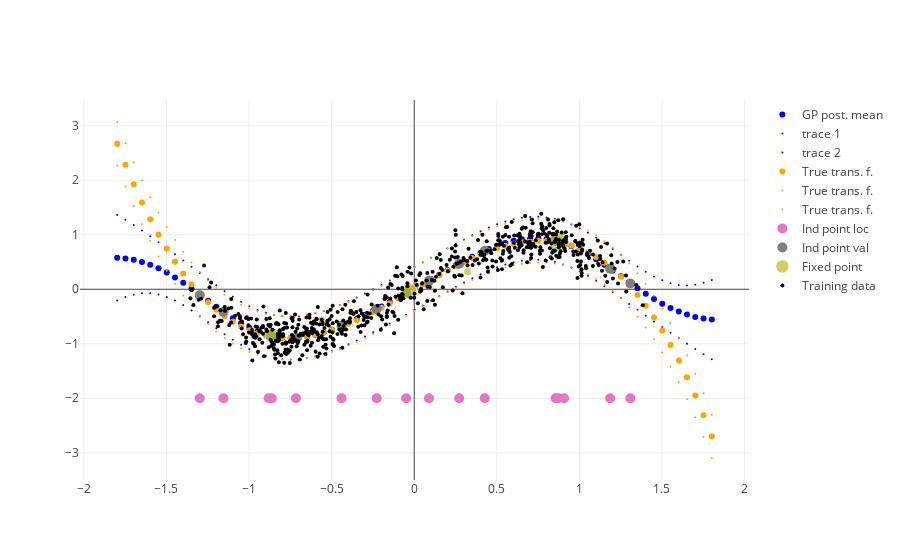

Notebook source saved alongside this figure:
### Code cell
[y_train, x_train, bifurc_params,
 all_results, 
 init_paramvec, dict_ind, dict_shape, opt_params, 
 bnds, transforms] = curFit

paramvec = replace_params(all_results[-1].x, opt_params, init_paramvec)
paramdict = vec_to_params(paramvec, dict_ind, dict_shape, transforms)

fp_p_vals = fp_dynamic_threshold(curFit)
fp_size = fp_p_vals - np.min(fp_p_vals)
fp_size = fp_size/np.max(fp_size)
fp_size = np.squeeze(fp_size*16+4)
color_arr = np.array(['red', 'blue', 'black'])
color_choice = np.int32(np.squeeze(np.abs(paramdict['J'])>1.))


a = bifurc_callback_plot_external(all_results[-1].x, 
        opt_params, init_paramvec, transforms, dict_ind, dict_shape,
        bifurc_params, trainingData=y_train)


# We need the traces for training data, GP variances and fixed points

# Line1 - Training data (simply coordinates, do styling in latex)
save_csv("figure2_panel2_line1.csv", np.concatenate([a[-1].x[:,None],a[-1].y[:,None]],axis=1))

# Line2 - GP mean (simply coordinates, do styling in latex)
save_csv("figure2_panel2_line2.csv", np.concatenate([a[0].x[:,None],a[0].y[:,None]],axis=1))

# Line3 - GP +2STD (simply coordinates, do styling in latex)
save_csv("figure2_panel2_line3.csv", np.concatenate([a[1].x[:,None],a[1].y[:,None]],axis=1))

# Line4 - GP -2STD (simply coordinates, do styling in latex)
save_csv("figure2_panel2_line4.csv", np.concatenate([a[2].x[:,None],a[2].y[:,None]],axis=1))

# Line5 - Fixed point coordinates, sizes as 3rd column and (color as 4th column) # Python plot marker size: a[-2].marker.size[:,None]
save_csv("figure2_panel2_line5.csv", np.concatenate([a[-2].x[:,None],a[-2].y[:,None], fp_size[:,None], color_choice[:,None]],axis=1))
